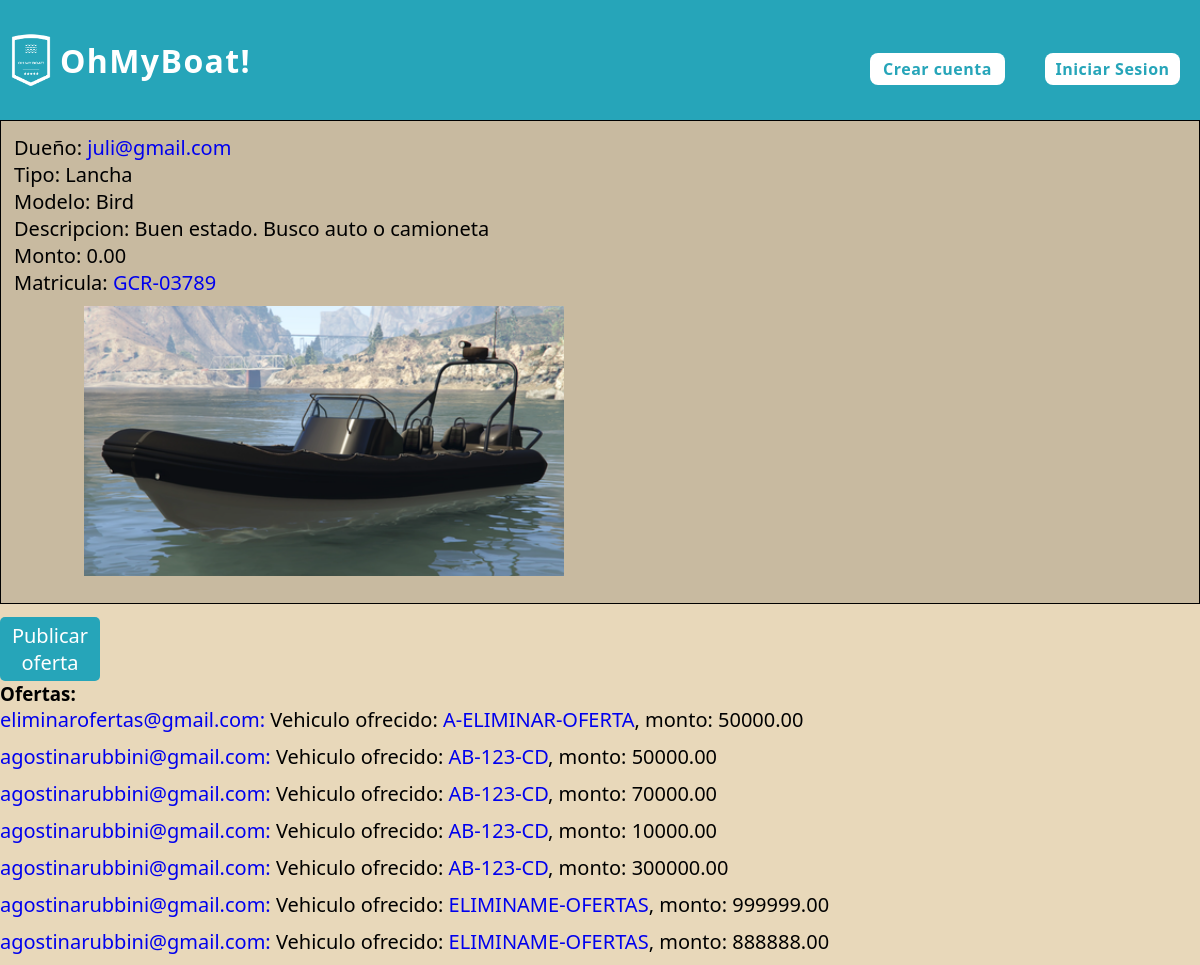
Screenshot of /ver_detalle_publicacion/55/0 with the database file from the repository.
### publicaciones/models.py (models this page shows)
class Publicacion(models.Model):
    monto = models.DecimalField(max_digits=15, decimal_places=2, default=0)
    autor = models.ForeignKey(Usuario, on_delete=models.SET_NULL, null=True)
    embarcacion = models.OneToOneField(Embarcacion, on_delete=models.SET_NULL, null=True)
    descripcion = models.CharField(max_length=250)
    oculta = models.BooleanField(default=False)

### usuarios/models.py (models this page shows, shortened)
class Usuario(AbstractBaseUser, PermissionsMixin):
    nombre = models.CharField(max_length=50)
    apellido = models.CharField(max_length=50)
    fecha_nacimiento = models.DateField()
    telefono = models.CharField(max_length=13)
    mail = models.EmailField(max_length=50, unique=True)
    password = models.CharField(max_length=128)
    is_staff= models.BooleanField(default=False)
    is_blocked= models.BooleanField(default=False)
    USERNAME_FIELD = 'mail'
    REQUIRED_FIELDS = ['nombre', 'apellido', 'fecha_nacimiento', 'telefono']

### embarcaciones/models.py (models this page shows)
class Embarcacion(models.Model):
    matricula = models.CharField(max_length=100, unique=True)
    modelo = models.CharField(max_length=100)
    tipo = models.ForeignKey(TipoEmbarcacion, on_delete=models.SET_NULL, null=True)
    m_eslora = models.DecimalField(max_digits=5, decimal_places=2)
    m_manga = models.DecimalField(max_digits=5, decimal_places=2)
    m_calado = models.DecimalField(max_digits=5, decimal_places=2)
    motor = models.BooleanField(default=False)
    deuda = models.DecimalField(max_digits=10, decimal_places=2, default=0)
    sede = models.ForeignKey(Sede, on_delete=models.SET_NULL, null=True)
    dueño = models.ForeignKey(Usuario, on_delete=models.CASCADE)

class TipoEmbarcacion(models.Model):
    clase= models.CharField(max_length=50, unique=True)

class ImagenEmbarcacion(models.Model):
    nombre_especifico= models.CharField(max_length=100)
    embarcacion= models.ForeignKey(Embarcacion, on_delete= models.CASCADE)

### ofertas/models.py (models this page shows)
class Oferta(models.Model):
    monto = models.DecimalField(max_digits=15, decimal_places=2, default=0)
    autor = models.ForeignKey(Usuario, on_delete=models.SET_NULL, null=True)
    vehiculo_ofertado = models.ForeignKey(Vehiculo, on_delete=models.SET_NULL, null=True)
    embarcacion_ofertada = models.ForeignKey(Embarcacion, on_delete=models.SET_NULL, null=True)
    publicacion= models.ForeignKey(Publicacion, on_delete=models.SET_NULL, null=True)
    estado= models.CharField(max_length=50, default='Pendiente')
    oculta = models.BooleanField(default=False)

### vehiculos/models.py (models this page shows)
class Vehiculo(models.Model):
    patente = models.CharField(max_length=100, unique=True)
    marca = models.CharField(max_length=100)
    modelo = models.CharField(max_length=100)
    tipo = models.ForeignKey(TipoVehiculo, on_delete=models.SET_NULL, null=True)
    año_fabricacion = models.DecimalField(max_digits=4, decimal_places=0, default=2000)
    kilometraje = models.DecimalField(max_digits=10, decimal_places=0, default=0)
    dueño = models.ForeignKey(Usuario, on_delete=models.CASCADE)

### publicaciones/views.py (the view)
# urls.py: path('ver_detalle_publicacion/<int:id_publicacion>/<int:eliminar>', views.ver_detalle_publicacion, name= 'ver detalle publicacion'),
def ver_detalle_publicacion(request, id_publicacion, eliminar):
    try:
        unaPublicacion = Publicacion.objects.get(id=id_publicacion)
        imagenes= ImagenEmbarcacion.objects.filter(embarcacion= unaPublicacion.embarcacion.id)
        ofertas= Oferta.objects.exclude(autor__is_blocked=True).filter(publicacion= id_publicacion).filter(estado= 'Pendiente')
        ok = False
        acepto = False
        oferta_id = 0
        if request.method == 'POST':
            acepto = request.POST.get('acepto')
            oferta_id = request.POST.get('oferta_id')
            ok = request.POST.get('ok')
        return render(request, 'post_detail.html', {'imagenes': imagenes,
                                                    'publicacion': unaPublicacion,
                                                    'ofertas': ofertas,
                                                    'ok': ok,
                                                    'acepto': acepto,
                                                    'oferta_id': oferta_id,
                                                    'eliminar':eliminar})
    except Embarcacion.DoesNotExist:
        return render(request, '404_not_found.html')

### publicaciones/templates/post_detail.html (shortened to what this page needs)
{% extends 'layouts/base.html' %}
{% load static %}
{% block style %}
    <link rel="stylesheet" type="text/css" href="{% static 'styles/post_detail.css' %}">
{% endblock %}
{% block listnav %}
    {% if request.user.is_authenticated %}
        <li class="modal"><a id="cerrar-sesion" class="normal"  href=""><i class="fa-solid fa-arrow-right-from-bracket"></i></a>
            <div id="mensaje-cerrar-sesion" class="mensaje" style="display: none;">
                <p>Estas seguro de cerrar la sesion?</p>
                <a href="{% url 'cerrar sesion' %}" class="buton2">Confirmar</a>
            </div>
        </li>
    {% else %}
        <li><a href="{% url 'crear cuenta' %}" class="buton">Crear cuenta</a></li>
        <li><a href="{% url 'iniciar sesion' %}" class="buton">Iniciar Sesion</a></li>
    {% endif %}
{% endblock %}
{% block content %}
<section>
    <div>
        <div class="box">
            <div class="info-container">
                <div>
                    <p>Dueño: <a href="{% url 'ver perfil' publicacion.autor.id %}">{{publicacion.autor.mail}}</a></p>
                </div>
                <div>
                    <p>Tipo: {{publicacion.embarcacion.tipo.clase}}</p>
                </div>
                <div>
                    <p>Modelo: {{publicacion.embarcacion.modelo}}</p>
                </div>
                <div>
                    <p>Descripcion: {{publicacion.descripcion}}</p>
                </div>
                <div>
                    <p>Monto: {{publicacion.monto}}</p>
                </div>
                <div>
                    <p>Matricula: <a href="{% url 'ver detalle embarcacion' publicacion.embarcacion.id 0 %}">{{publicacion.embarcacion.matricula}}</a></p>
                </div>
            <div class='imagenesDiv'>
                {% for imagen in imagenes %}
                    {% with 'imagenes_embarcaciones/'|add:imagen.nombre_especifico as ruta_imagen %}
                    <div class='image-container'>
                        <div class="p1">
                            <img src="{% static ruta_imagen %}" style="width:480px">
                        </div>
                    </div>
                    {% endwith %}
                {% endfor %}
            </div>
        </div>
    </div>
</section>
<div>
    {% if not request.user.mail == publicacion.autor.mail %}
        <form action="{% url 'publicar oferta' publicacion.id %}" method="post">
            <button type="submit" class="btn-post-offer">Publicar oferta</button>
        </form>
    {% endif %}
</div>
<div>
    <h3>Ofertas:</h3>
</div>
<div>
    {% if ofertas %}
        {% for oferta in ofertas %}
            <div class="oferta-container">
                <div class="oferta-info">
                    <a href="{% url 'ver perfil' oferta.autor.id %}">{{oferta.autor}}:</a>
                    {% if oferta.vehiculo_ofertado %}
                        Vehiculo ofrecido: <a href="{% url 'ver detalle vehiculo' oferta.vehiculo_ofertado.id 0 %}">{{oferta.vehiculo_ofertado.patente}}</a>, monto: {{oferta.monto}}
                    {% else %}
                        Embarcacion ofrecida: <a href="{% url 'ver detalle embarcacion' oferta.embarcacion_ofertada.id 0 %}">{{oferta.embarcacion_ofertada.matricula}}</a>, monto: {{oferta.monto}}
                    {% endif %}
                </div>
            </div>
        {% endfor %}
    {% else %}
        <div>
            <h3>No existen ofertas activas</h3>
        </div>
    {% endif %}
</div>
{% endblock %}

### publicaciones/static/styles/post_detail.css (style rules this page uses)
:root { --sand: #c8baa0; --gray-sand: #c4c4be; --aqua-light: #a9cecf; --aquamarine: #26a5b9; --cyan: #6785b4; }
.box { display: inline-block; overflow-x: auto; width: 100%; position: relative; align-items: center; justify-content: center; font-family: Arial, Helvetica, sans-serif; font-size: 20px; border: 1px solid black; background: var(--sand); }
.imagenesDiv { width: 100%; padding: 10px 20px; align-items: center; }
.imagenesDiv .image-container { display: inline-flex; margin-right: 0px; object-fit: contain; }
.imagenesDiv .image-container:last-child { margin-right: 0; }
.imagenesDiv .image-container .p1 { display: inline-block; width: max-content; align-items: left; }
.imagenesDiv .image-container .p1 img { margin-left: 50px; }
.box .info-container { position:relative; display:inline-block; padding-bottom: 10px; border: 1px solid var(--sand); margin-left: 12px; margin-top: 12px; }
.info-container p { margin-right: 50px; align-items: center; }
.p1 { flex: 0 0 auto; scroll-snap-align: start; width: 70%; }
.p1 img { width: 50%; max-height: 575px; }
.oferta-container { display: flex; align-items: center; justify-content: flex-start; margin-bottom: 10px; }
.oferta-info { margin-right: 10px; font-size: 20px; }
.btn-post-offer { background-color: #26a5b9; color: white; border: none; border-radius: 5px; padding: 5px 10px; }
form button { width: 100px; padding: 10px; margin-top: 8px; border: none; background-color: #26a5b9; color: #fff; border-radius: 5px; cursor: pointer; transition: background-color 0.3s ease; font-size: 20px; }

### inicio/static/styles/header.css (style rules this page uses)
* { margin: 0; padding: 0; box-sizing: border-box; font-family: 'Segoe UI', Tahoma, Geneva, Verdana, sans-serif; }
li { margin: 20px; }
a { text-decoration: none; }
.buton { width: 135px; height: 4vh; border: none; background-color: #ffffff; border-radius: 8px; display: flex; justify-content: center; text-decoration: none; align-items: center; cursor: pointer; letter-spacing: 0.03em; font-weight: 600; font-style: normal; font-size: 1rem; color: #26a5b9; transition: all 0.10s; -webkit-box-shadow: 0px 0px 4px 1px rgba(255,255,255,0); -moz-box-shadow: 0px 0px 4px 1px rgba(255,255,255,0); box-shadow: 0px 0px 4px 1px rgba(255,255,255,0); }

### inicio/static/styles/index_main.css (style rules this page uses)
:root { --green: hsl(162, 45%, 56%); --lead: hsl(162, 2%, 56%); --blue: hsl(202, 89%, 71%); --text-white: hsl(0, 0%, 100%); --text-light-gray: hsl(0, 0%, 90%); --body-bg-color:hsl(200, 51%, 32%); --glass-bg-color: hsla(0, 0%, 100%, 0.05); --border-color: hsla(0, 0%, 100%, 0.25); --blur: blur(10px); --button-hover-color: hsla(0, 0%, 0%, 0.3); }
body { margin-top: 120px; background-color: #e8d8ba; }

### rows the page displays
Publicacion: autor.mail "juli@gmail.com", embarcacion.tipo.clase "Lancha", embarcacion.modelo "Bird", descripcion "Buen estado. Busco auto o camioneta", monto "0.00", embarcacion.matricula "GCR-03789"
Oferta: autor "eliminarofertas@gmail.com", vehiculo_ofertado.patente "A-ELIMINAR-OFERTA", monto "50000.00"
Oferta: autor "agostinarubbini@gmail.com", vehiculo_ofertado.patente "AB-123-CD", monto "50000.00"
Oferta: autor "agostinarubbini@gmail.com", vehiculo_ofertado.patente "AB-123-CD", monto "70000.00"
Oferta: autor "agostinarubbini@gmail.com", vehiculo_ofertado.patente "AB-123-CD", monto "10000.00"
Oferta: autor "agostinarubbini@gmail.com", vehiculo_ofertado.patente "AB-123-CD", monto "300000.00"
Oferta: autor "agostinarubbini@gmail.com", vehiculo_ofertado.patente "ELIMINAME-OFERTAS", monto "999999.00"
Oferta: autor "agostinarubbini@gmail.com", vehiculo_ofertado.patente "ELIMINAME-OFERTAS", monto "888888.00"
